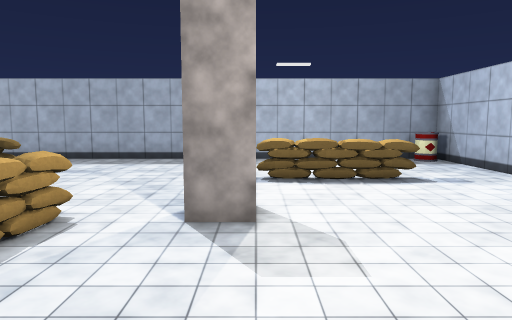
[1] (above)

20 first-person views from a walk through a scene from a Unity 3-D project. The camera is 1.4 m above the floor, tilts 6° down and sees 70° across. The floor is counted in squares, 1 m on a side. Each view is taken from the middle of a square. On the plan, view 1 faces up. The plan holds only what a view shows up to about 16 squares ahead; the rest is blank. The player character is not drawn. Door leaves are left out, so doorways stand open.

[2]
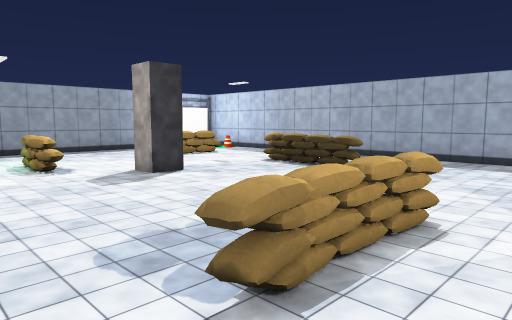

[3]
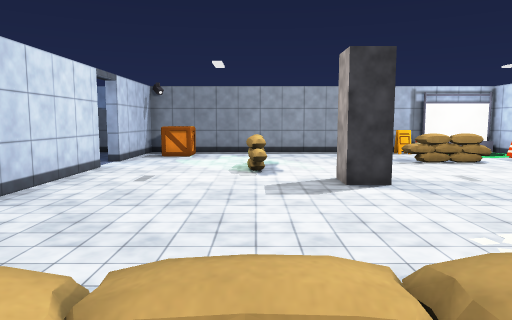

[4]
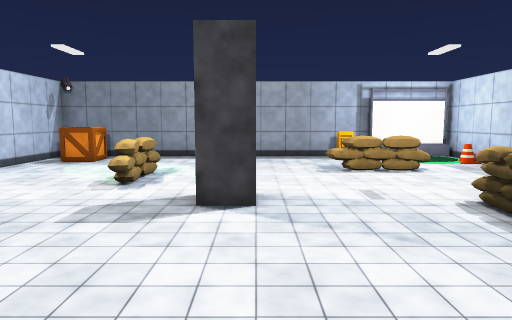

[5]
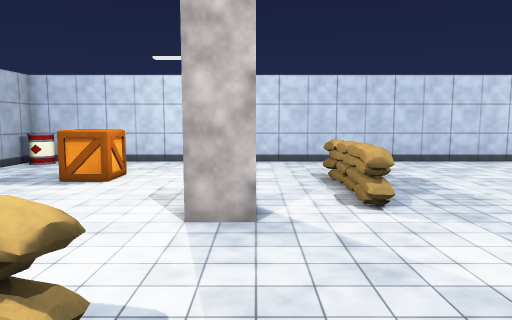

[6]
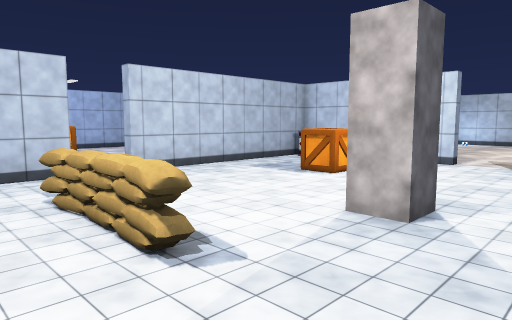

[7]
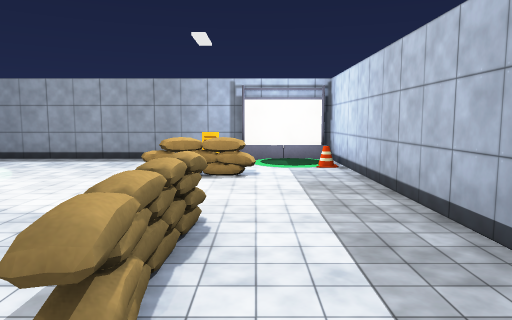

[8]
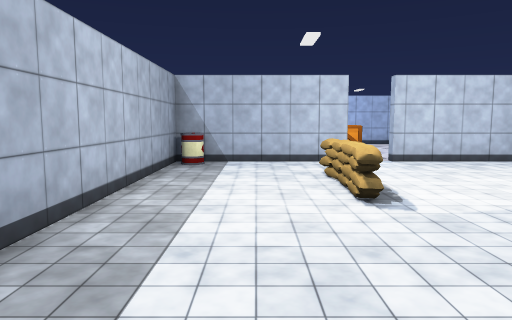

[9]
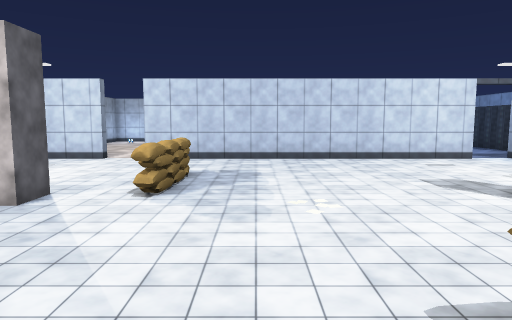

[10]
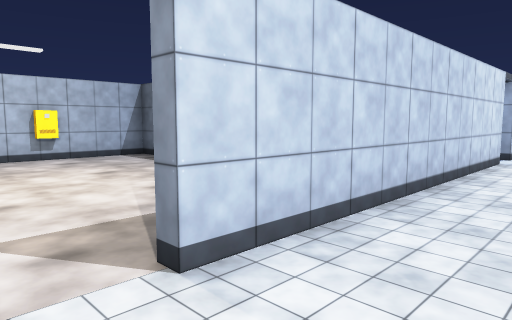

[11]
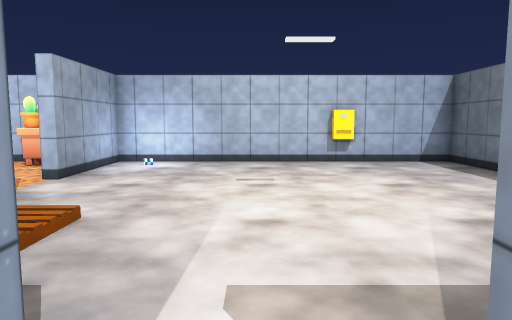

[12]
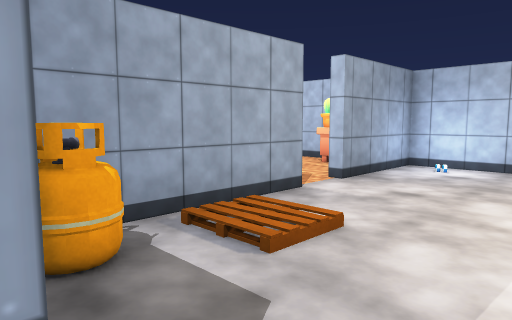

[13]
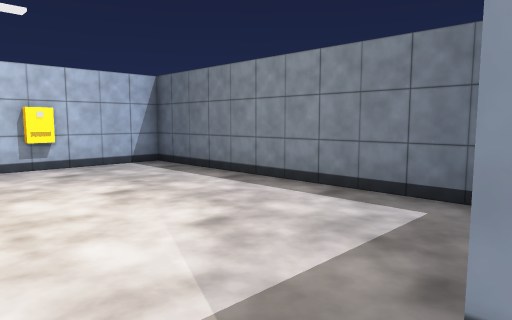

[14]
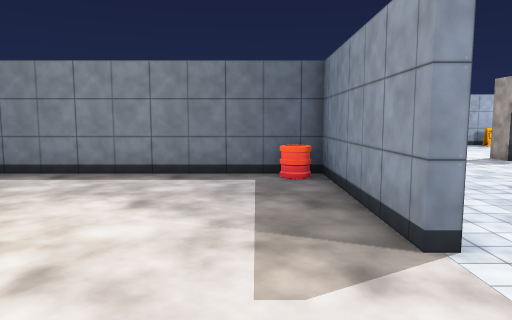

[15]
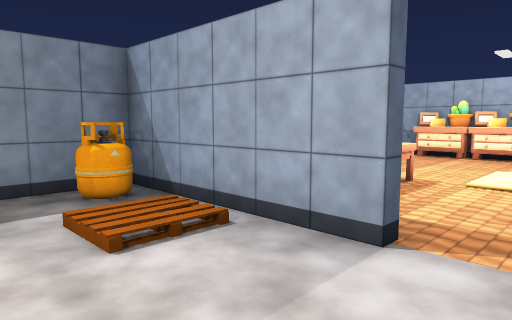

[16]
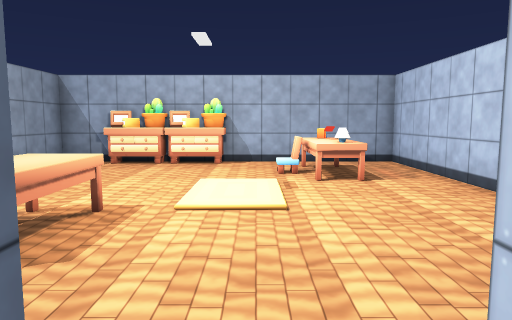

[17]
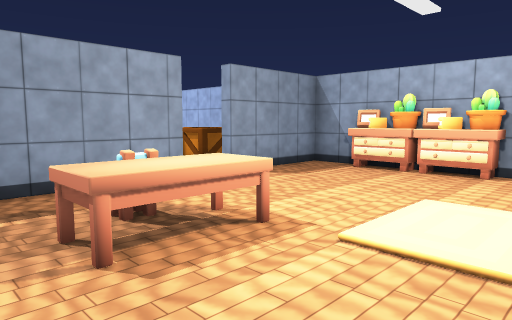

[18]
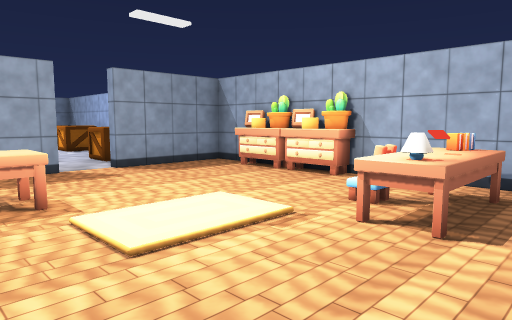

[19]
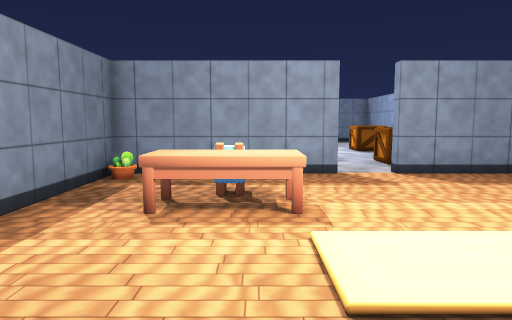

[20]
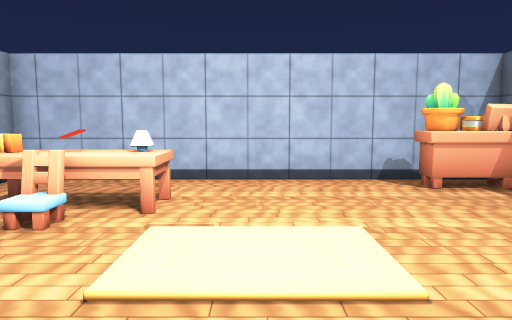

### Floor plan
Points are (right, up) in squares from view 1. A wall is a line through its corners. A room is listed if a view was taken in it or the views show most of it. See-through windows are left out.
Room 1 (views 1, 2, 3, 4, 5, 6, 7, 8, 9, 10, 11)
walls: (0.8, -1.8) (6.8, -1.8) (6.8, 6.2); (-13.2, -1.8) (-0.8, -1.8); (6.8, 7.8) (6.8, 13.8) (-18.9, 13.8); (-18.8, 10.6) (-18.8, -1.8) (-14.8, -1.8); (-18.5, 13.5) (-18.5, 10.5)
ways out: opening at (0, -2) to room 2; open door at (-14, -2)
objects: other object (-18, -1) to (-17, 0); other object (-18, 9); other object (-18, 11); other object (-18, 13); other object (-16, 13); other object (-15, 8) to (-14, 10); other object (-14, 3) to (-12, 3); other object (-11, 5) to (-10, 6); other object (-10, 10) to (-7, 10); other object (-3, 2) to (-3, 5); other object (-1, 5) to (0, 6); other object (0, 9) to (4, 9); other object (3, 2); other object (6, -1); other object (6, 13)
Room 2 (views 12, 13, 14, 15, 16)
walls: (4.8, -8.2) (4.8, -2.2) (2.2, -2.2); (0.8, -2.2) (0.8, -1.8); (-0.8, -1.8) (-0.8, -2.2) (-6.8, -2.2) (-6.8, -13.8) (4.8, -13.8) (4.8, -9.8)
ways out: opening at (0, -2) to room 1; opening at (5, -9) to room 3
objects: other object (-6, -3); other object (3, -4) to (4, -3)
Room 3 (views 17, 18, 19, 20)
walls: (5.2, -8.2) (4.8, -8.2); (11.2, -2.2) (5.2, -2.2) (5.2, -6.8); (4.8, -9.8) (5.2, -9.8); (5.5, -13.8) (16.8, -13.8) (16.8, -2.2) (12.8, -2.2) (12.8, -1.8)
ways out: opening at (5, -9) to room 2; opening at (12, -2)
objects: other object (6, -13) to (7, -13); other object (6, -3); other object (7, -6) to (10, -6); other object (8, -5) to (9, -5); other object (10, -9) to (12, -8); other object (13, -11) to (15, -11); other object (14, -10); other object (16, -8) to (16, -7); other object (16, -6) to (16, -4)

Where each view was taken, in squares from view 1:
view 1: 0 up, 0 right, facing up
view 2: 0 up, 1 left, facing up-left
view 3: 3 up, 2 left, facing left
view 4: 6 up, 4 left, facing left
view 5: 11 up, 1 left, facing down
view 6: 11 up, 3 left, facing down-right
view 7: 11 up, 5 left, facing left
view 8: 11 up, 6 left, facing right
view 9: 12 up, 5 left, facing down
view 10: 1 up, 1 right, facing down-left
view 11: 1 down, 0 right, facing down
view 12: 2 down, 0 right, facing down-right
view 13: 2 down, 0 right, facing down-left
view 14: 4 down, 3 right, facing left
view 15: 10 down, 1 right, facing up-right
view 16: 9 down, 4 right, facing right
view 17: 10 down, 6 right, facing up-right
view 18: 13 down, 8 right, facing up-right
view 19: 12 down, 9 right, facing up
view 20: 5 down, 11 right, facing down
